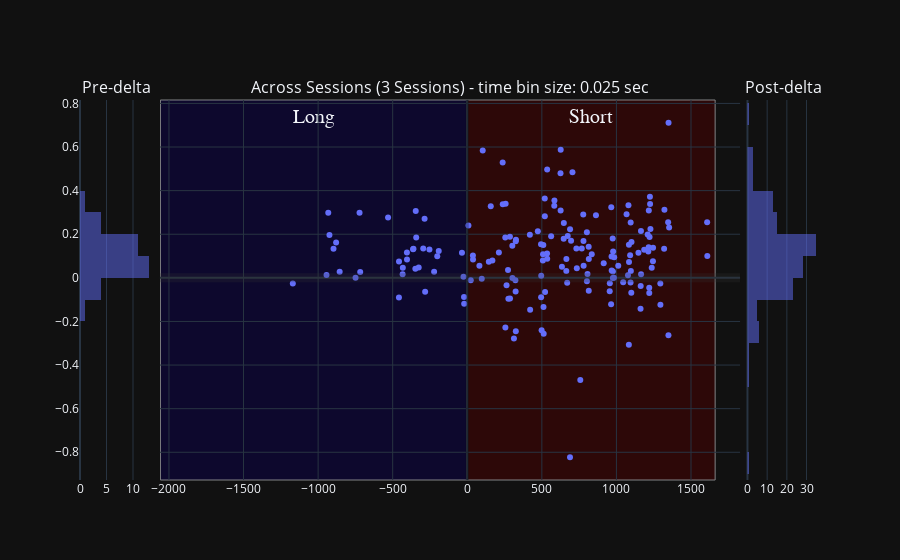

The notebook cell this image was saved under:
### Code cell
import plotly.io as pio
template: str = 'plotly_dark' # set plotl template
pio.templates.default = template
from pyphoplacecellanalysis.SpecificResults.PendingNotebookCode import _helper_build_figure
from pyphoplacecellanalysis.SpecificResults.PendingNotebookCode import plotly_pre_post_delta_scatter


histogram_bins = 25
concatenated_ripple_df = deepcopy(df)


# ripple_title_prefix = 'test'
# # Create a bubble chart for ripples
# ripple_num_unique_sessions: int = concatenated_ripple_df.session_name.nunique(dropna=True) # number of unique sessions, ignoring the NA entries
# # ripple_num_unique_time_bins: int = concatenated_ripple_df.time_bin_size.nunique(dropna=True)
# ripple_title_string_suffix: str = f'{ripple_num_unique_sessions} Sessions'
# ripple_title: str = f"{ripple_title_prefix} - {ripple_title_string_suffix}"
# fig_ripples = _helper_build_figure(data_results_df=concatenated_ripple_df, histogram_bins=histogram_bins, earliest_delta_aligned_t_start=earliest_delta_aligned_t_start, latest_delta_aligned_t_end=latest_delta_aligned_t_end, enabled_time_bin_sizes=None,
#                                     main_plot_mode='separate_row_per_session', title=ripple_title)


scatter_title = 'Sevveral Sessions'
variable_name = 'wcorr_abs_diff'
px_scatter_kwargs = {'x': 'delta_aligned_start_t', 'y': variable_name, 'title': scatter_title, 'range_y': [0.0, 1.0], 'labels': {'session_name': 'Session', 'time_bin_size': 'tbin_size'}} # , 'color': 'time_bin_size'
new_fig_ripples = plotly_pre_post_delta_scatter(data_results_df=deepcopy(concatenated_ripple_df), out_scatter_fig=None, histogram_bins=histogram_bins,
                        px_scatter_kwargs=px_scatter_kwargs, histogram_variable_name=variable_name, forced_range_y=None,
                        time_delta_tuple=(earliest_delta_aligned_t_start, 0.0, latest_delta_aligned_t_end))
new_fig_ripples

### Figure 1 — Plotly figure (JSON) as saved in the notebook; plotly's stock layout.template omitted (floating-point values rounded to 4 significant figures; data arrays with more than 128 entries replaced by an {"elided": "..."} marker saying what was removed)
{"data": [{"alignmentgroup": "True", "bingroup": "y", "hovertemplate": "count=%{x}<br>wcorr_abs_diff=%{y}<extra></extra>", "legendgroup": "", "marker": {"color": "#636efa", "opacity": 0.5, "pattern": {"shape": ""}}, "name": "", "nbinsy": 25, "offsetgroup": "", "orientation": "h", "showlegend": false, "type": "histogram", "xaxis": "x", "y": [-0.02558, 0.01284, 0.2982, 0.02826, 0.0008215, 0.02702, 0.01594, 0.04682, 0.1165, 0.08424, 0.1312, 0.0423, 0.307, 0.1854, 0.04691, 0.2714, -0.06431, 0.13, 0.02751, 0.09866, 0.1234, 0.1148, 0.004552, -0.08787, -0.1186, 0.1965, 0.1329, 0.1625, 0.2982, -0.09057, 0.07551, 0.2772, 0.134, 0.1341], "yaxis": "y"}, {"hovertemplate": "delta_aligned_start_t=%{x}<br>wcorr_abs_diff=%{y}<extra></extra>", "legendgroup": "", "marker": {"color": "#636efa", "symbol": "circle"}, "mode": "markers", "name": "", "orientation": "v", "showlegend": false, "type": "scatter", "x": {"elided": "169 float values"}, "xaxis": "x2", "y": {"elided": "169 float values"}, "yaxis": "y2"}, {"alignmentgroup": "True", "bingroup": "y", "hovertemplate": "count=%{x}<br>wcorr_abs_diff=%{y}<extra></extra>", "legendgroup": "", "marker": {"color": "#636efa", "opacity": 0.5, "pattern": {"shape": ""}}, "name": "", "nbinsy": 25, "offsetgroup": "", "orientation": "h", "showlegend": false, "type": "histogram", "xaxis": "x3", "y": {"elided": "135 float values"}, "yaxis": "y3"}], "layout": {"annotations": [{"font": {"size": 16}, "showarrow": false, "text": "Pre-delta", "x": 0.049, "xanchor": "center", "xref": "paper", "y": 1, "yanchor": "bottom", "yref": "paper"}, {"font": {"size": 16}, "showarrow": false, "text": "Across Sessions (3 Sessions) - time bin size: 0.025 sec", "x": 0.5, "xanchor": "center", "xref": "paper", "y": 1, "yanchor": "bottom", "yref": "paper"}, {"font": {"size": 16}, "showarrow": false, "text": "Post-delta", "x": 0.951, "xanchor": "center", "xref": "paper", "y": 1, "yanchor": "bottom", "yref": "paper"}], "barmode": "overlay", "shapes": [{"line": {"color": "rgba(0.2,0.2,0.2,.25)", "width": 9}, "type": "line", "x0": 0, "x1": 1, "xref": "x2 domain", "y0": 0, "y1": 0, "yref": "y2"}, {"line": {"color": "rgba(0,0,0,.25)", "width": 3}, "type": "line", "x0": 0, "x1": 0, "xref": "x2", "y0": 0, "y1": 1, "yref": "y2 domain"}, {"fillcolor": "#0b0049", "label": {"font": {"family": "Times New Roman", "size": 20}, "text": "Long", "textposition": "top center"}, "layer": "below", "line": {"width": 1}, "opacity": 0.5, "type": "rect", "x0": -2057.0, "x1": 0, "xref": "x2", "y0": 0, "y1": 1, "yref": "y2 domain"}, {"fillcolor": "#490000", "label": {"font": {"family": "Times New Roman", "size": 20}, "text": "Short", "textposition": "top center"}, "layer": "below", "line": {"width": 1}, "opacity": 0.5, "type": "rect", "x0": 0, "x1": 1662.0, "xref": "x2", "y0": 0, "y1": 1, "yref": "y2 domain"}], "xaxis": {"anchor": "y", "domain": [0, 0.098]}, "xaxis2": {"anchor": "y2", "domain": [0.108, 0.892]}, "xaxis3": {"anchor": "y3", "domain": [0.902, 1]}, "yaxis": {"anchor": "x", "domain": [0, 1]}, "yaxis2": {"anchor": "x2", "domain": [0, 1], "matches": "y", "showticklabels": false}, "yaxis3": {"anchor": "x3", "domain": [0, 1], "matches": "y", "showticklabels": false}}}
